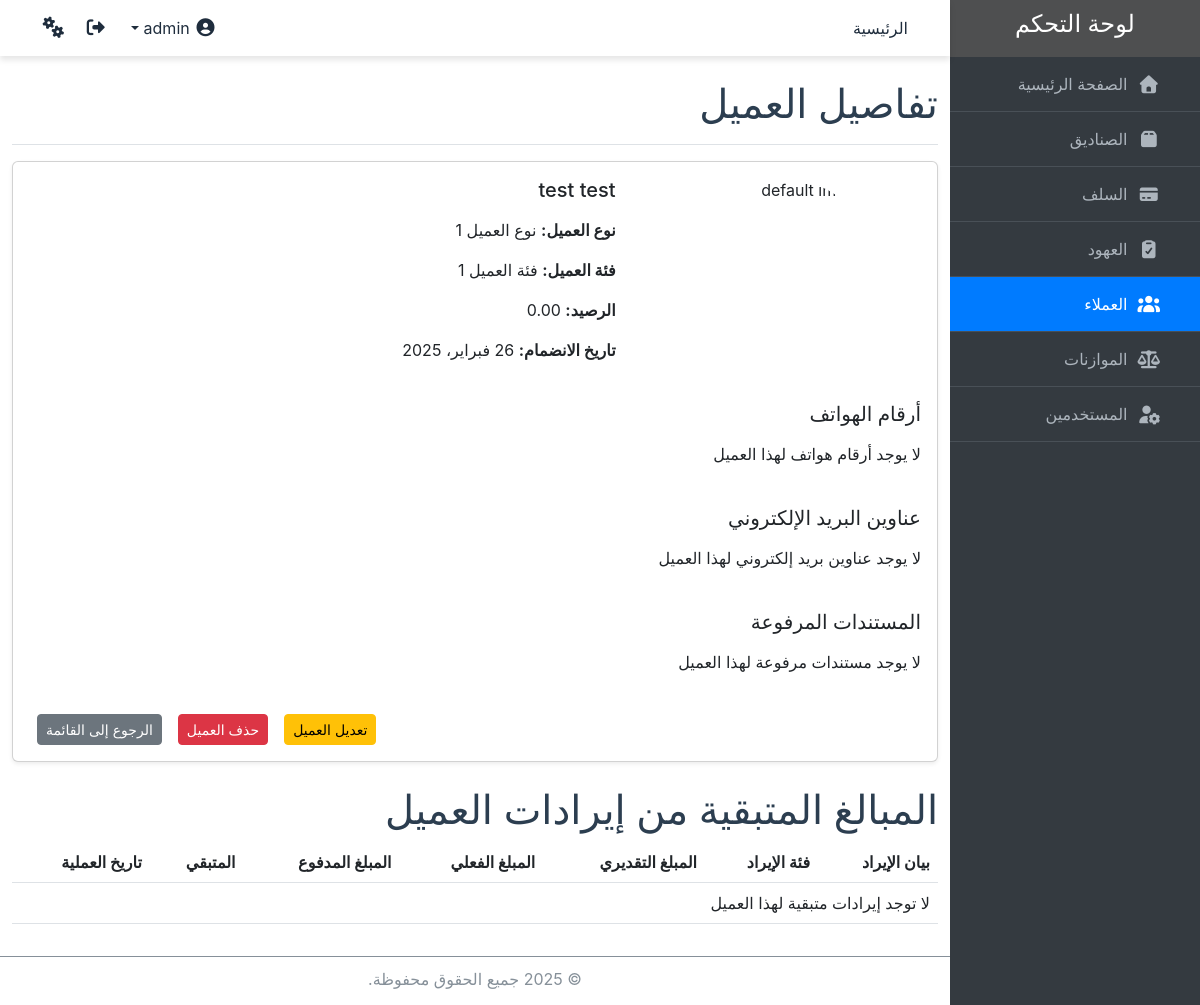
Page /clients/1/ (signed in) on the committed database.
### core/models.py (models this page shows, shortened)
class Client(models.Model):
    name = models.CharField(max_length=100, verbose_name="اسم العميل", unique=True)
    image = models.ImageField(upload_to='clients/images/', blank=True, null=True, verbose_name="صورة العميل")
    type = models.ForeignKey('ClientType', on_delete=models.CASCADE, related_name='clients', verbose_name="نوع العميل")
    category = models.ForeignKey('ClientCategory', on_delete=models.CASCADE, related_name='clients', verbose_name="فئة العميل")
    balance = models.DecimalField(max_digits=10, decimal_places=2, default=0, verbose_name="الرصيد")
    join_date = models.DateField(verbose_name="تاريخ الانضمام")
    class Meta:
        verbose_name = "عميل"
        verbose_name_plural = "العملاء"
    def formatted_balance(self):
        return "{:,.2f}".format(self.balance)

class ClientType(models.Model):
    type = models.CharField(max_length=50, unique=True, verbose_name="نوع العميل")
    class Meta:
        verbose_name = "نوع العميل"
        verbose_name_plural = "انواع العملاء"
        default_permissions = []
    def __str__(self):
        return self.type

class ClientCategory(models.Model):
    category = models.CharField(max_length=50, unique=True, verbose_name="فئة العميل")
    class Meta:
        verbose_name = "فئة العميل"
        verbose_name_plural = "فئات العملاء"
        default_permissions = []
    def __str__(self):
        return self.category

### core/views.py (the view)
# urls.py: path('clients/<int:pk>/', views.ClientDetailView.as_view(), name='client_detail'),
class ClientDetailView(PermissionMixin, DetailView):
    model = Client
    template_name = 'clients/client_detail.html'
    permission_required = 'core.view_client'
    def get_object(self):
        client = super().get_object()
        filtered_revenue = client.budget_revenues.filter(remaining_amount__gt=0)
        client.filtered_revenue = filtered_revenue
        return client

### core/views.py (called while the page is built)
    def has_permission(self):
        perms = self.get_permission_required()
        return self.request.user.has_perms(perms) or self.request.user.is_superuser

### core/templates/clients/client_detail.html (shortened to what this page needs)
{% extends 'base.html' %}
{% load static %}
{% block content %}
  <div class="container mt-4">
    <div class="d-flex justify-content-between align-items-center border-bottom pb-2 mb-3">
        <h1 class="text-right">تفاصيل العميل</h1>
    </div>
    <div class="card shadow-sm mb-4">
      <div class="card-body">
        <div class="row">
          <div class="col-md-4 d-flex justify-content-center mb-3 mb-md-0">
            {% if object.image %}
              <img src="{{ object.image.url }}" alt="{{ object.name }}" class="rounded-circle" style="width: 200px; height: 200px; object-fit: cover;">
            {% else %}
              <img src="{% static 'default-avatar.jpg' %}" alt="default image" class="rounded-circle" style="width: 200px; height: 200px; object-fit: cover;">
            {% endif %}
          </div>
          <div class="col-md-8">
            <h5 class="card-title mb-3">{{ object.name }}</h5>
            <p><strong>نوع العميل:</strong> {{ object.type }}</p>
            <p><strong>فئة العميل:</strong> {{ object.category }}</p>
            <p><strong>الرصيد:</strong> {{ object.formatted_balance }}</p>
            <p><strong>تاريخ الانضمام:</strong> {{ object.join_date }}</p>
          </div>
        </div>
        <div class="mt-4">
          <h5 class="mb-3">أرقام الهواتف</h5>
          <div class="row">
            {% for phone in object.phones.all %}
              <div class="col-md-3">
                <div class="card mb-2 pt-2">
                  <div class="card-body pb-2">
                    <p><strong>رقم الهاتف:</strong> {{ phone.phone }}</p>
                  </div>
                </div>
              </div>
            {% empty %}
              <p>لا يوجد أرقام هواتف لهذا العميل</p>
            {% endfor %}
          </div>
        </div>
        <div class="mt-4">
          <h5 class="mb-3">عناوين البريد الإلكتروني</h5>
          <div class="row">
            {% for email in object.emails.all %}
              <div class="col-md-3">
                <div class="card mb-2 pt-2">
                  <div class="card-body pb-2">
                    <p><strong>البريد الإلكتروني:</strong> {{ email.email }}</p>
                  </div>
                </div>
              </div>
            {% empty %}
              <p>لا يوجد عناوين بريد إلكتروني لهذا العميل</p>
            {% endfor %}
          </div>
        </div>
        <div class="mt-4">
          <h5 class="mb-3">المستندات المرفوعة</h5>
          <div class="row">
            {% for document in object.documents.all %}
              <div class="col-md-4">
                <div class="card mb-2">
                  <div class="card-body">
                    <p><strong>عنوان المستند:</strong> {{ document.name }}</p>
                    <p><strong>تاريخ الرفع:</strong> {{ document.date_upload }}</p>
                    <p><strong>نوع المستند:</strong> {{ document.file_type }}</p>
                    <a href="{{ document.file.url }}" class="btn btn-info btn-sm" target="_blank">عرض المستند</a>
                  </div>
                </div>
              </div>
            {% empty %}
              <p>لا يوجد مستندات مرفوعة لهذا العميل</p>
            {% endfor %}
          </div>
        </div>
        <div class="d-flex justify-content-end mt-4">
          <a href="{% url 'client_update' object.pk %}" class="btn btn-warning btn-sm mx-2">تعديل العميل</a>
          <a href="{% url 'client_delete' object.pk %}" class="btn btn-danger btn-sm mx-2">حذف العميل</a>
          <a href="{% url 'client_list' %}" class="btn btn-secondary btn-sm mx-2">الرجوع إلى القائمة</a>
        </div>
      </div>
    </div>
    <h1>المبالغ المتبقية من إيرادات العميل</h1>
    <table class="table">
      <thead>
        <tr>
          <th>بيان الإيراد</th>
          <th>فئة الإيراد</th>
          <th>المبلغ التقديري</th>
          <th>المبلغ الفعلي</th>
          <th>المبلغ المدفوع</th>
          <th>المتبقي</th>
          <th>تاريخ العملية</th>
        </tr>
      </thead>
      <tbody>
        {% for revenue in object.filtered_revenue %}
          <tr>
            <td>{{ revenue.description }}</td>
            <td>{{ revenue.category }}</td>
            <td>{{ revenue.formatted_estimated_amount }}</td>
            <td>{{ revenue.formatted_actual_amount }}</td>
            <td>{{ revenue.formatted_paid_amount }}</td>
            <td>{{ revenue.formatted_remaining_amount }}</td>
            <td>{{ revenue.date }}</td>
          </tr>
        {% empty %}
          <tr><td colspan="7">لا توجد إيرادات متبقية لهذا العميل</td></tr>
        {% endfor %}
      </tbody>
    </table>
  </div>
{% endblock %}

### static/css/styles.css (style rules this page uses)
body { margin: 0; margin-right: 250px; font-family: "Source Sans Pro",-apple-system,BlinkMacSystemFont,"Segoe UI",Roboto,"Helvetica Neue",Arial,sans-serif,"Apple Color Emoji","Segoe UI Emoji","Segoe UI Symbol"; font-size: 1rem; font-weight: 400; line-height: 1.5; color: rgb(33, 37, 41); text-align: right; background-color: #fff; }
.container h1 { color: #2c3e50; }
.table th, .table td { vertical-align: middle; }

### rows in the picture
Client: name "test test", type "نوع العميل 1", category "فئة العميل 1", formatted_balance "0.00", join_date "26 فبراير، 2025"
